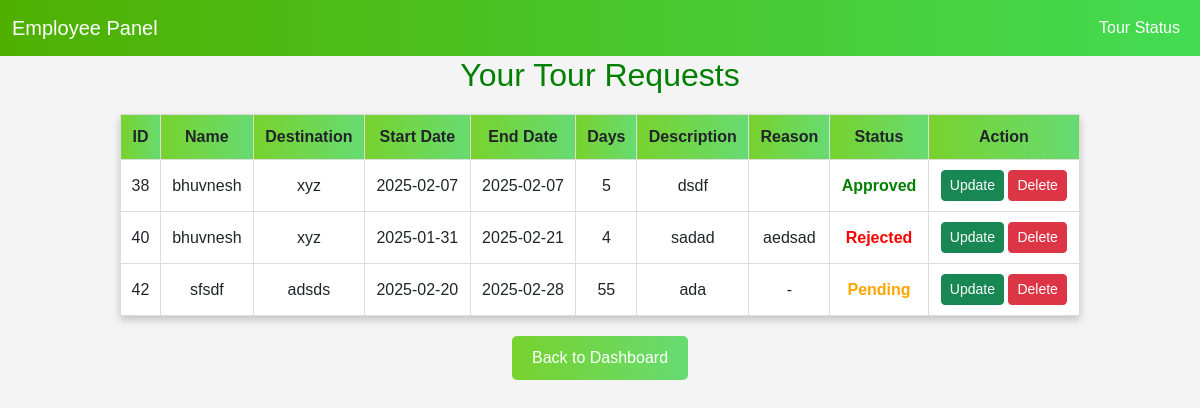
Screenshot of /statusV.php with the database file from the repository.
### tables this page shows
CREATE TABLE `tour` (
  `id` int(11) NOT NULL,
  `destination` varchar(255) DEFAULT NULL,
  `start_date` date DEFAULT NULL,
  `end_date` date DEFAULT NULL,
  `days` int(11) DEFAULT NULL,
  `description` text DEFAULT NULL,
  `status` enum('pending','approved','rejected') NOT NULL,
  `username` varchar(255) NOT NULL,
  `rejection_reason` text DEFAULT NULL
);

### statusV.php (the view, shortened to what this page needs)
<?php
include 'db.php';
$result = $conn->query("SELECT * FROM tour");
?>
<!DOCTYPE html>
<html lang="en">
<head>
    <link href="https://cdn.jsdelivr.net/npm/bootstrap@5.3.0/dist/css/bootstrap.min.css" rel="stylesheet">
</head>
<body>
<nav class="navbar navbar-expand-lg navbar-dark bg-dark">
    <div class="container-fluid">
        <a class="navbar-brand" href="#">Employee Panel</a>
        <div class="collapse navbar-collapse" id="navbarNav">
            <ul class="navbar-nav ms-auto">
                <li class="nav-item">
                    <a class="nav-link active" href="statusV.php">Tour Status</a>
                </li>
            </ul>
        </div>
    </div>
</nav>
<h2 style="text-align: center; color:green">Your Tour Requests</h2>
<table>
    <tr>
        <th>ID</th>
        <th>Name</th>
        <th>Destination</th>
        <th>Start Date</th>
        <th>End Date</th>
        <th>Days</th>
        <th>Description</th>
        <th>Reason</th>
        <th>Status</th>
        <th>Action</th>
    </tr>
    <?php while ($row = $result->fetch_assoc()) { ?>
        <tr>
            <td><?= $row['id'] ?></td>
            <td><?= $row['username'] ?></td>
            <td><?= $row['destination'] ?></td>
            <td><?= $row['start_date'] ?></td>
            <td><?= $row['end_date'] ?></td>
            <td><?= $row['days'] ?></td>
            <td><?= $row['description'] ?></td>
            <td><?= $row['rejection_reason'] ?? '-' ?></td>
            <td class="<?= strtolower($row['status']) ?>"><?= ucfirst($row['status']) ?></td>
            <td>
                <a href="updatebuttonV.php?id=<?= $row['id'] ?>" class="btn btn-success btn-sm">Update</a>
                <button onclick="confirmDelete(<?= $row['id'] ?>)" class="btn btn-danger btn-sm">Delete</button>
            </td>
        </tr>
    <?php } ?>
</table>
<div style="text-align: center; margin-top: 20px;">
    <button onclick="window.location.href='indexV.php'"
            style="padding: 10px 20px; background:linear-gradient(90deg, rgb(119, 210, 45), rgb(103, 219, 114)); color: white; border: none; border-radius: 5px; cursor: pointer;">
        Back to Dashboard
    </button>
</div>
</body>
</html>

### statusV.php (style rules this page uses)
body { font-family: Arial, sans-serif; background-color: #f4f4f4; }
table { width: 80%; margin: 20px auto; border-collapse: collapse; background: white; box-shadow: 0 4px 8px rgba(0,0,0,0.2); }
th, td { padding: 10px; border: 1px solid #ddd; text-align: center; }
th { background: linear-gradient(90deg, rgb(119, 210, 45), rgb(103, 219, 114)); }
.approved { color: green; font-weight: bold; }
.rejected { color: red; font-weight: bold; }
.pending { color: orange; font-weight: bold; }
.navbar { background: linear-gradient(90deg, rgb(79, 176, 0), rgb(68, 219, 83)); }
.navbar-nav .nav-link { color: white !important; }

### rows the page displays
tour: id "38", username "bhuvnesh", destination "xyz", start_date "2025-02-07", end_date "2025-02-07", days "5", description "dsdf", status "Approved"
tour: id "40", username "bhuvnesh", destination "xyz", start_date "2025-01-31", end_date "2025-02-21", days "4", description "sadad", rejection_reason "aedsad", status "Rejected"
tour: id "42", username "sfsdf", destination "adsds", start_date "2025-02-20", end_date "2025-02-28", days "55", description "ada", rejection_reason "-", status "Pending"
